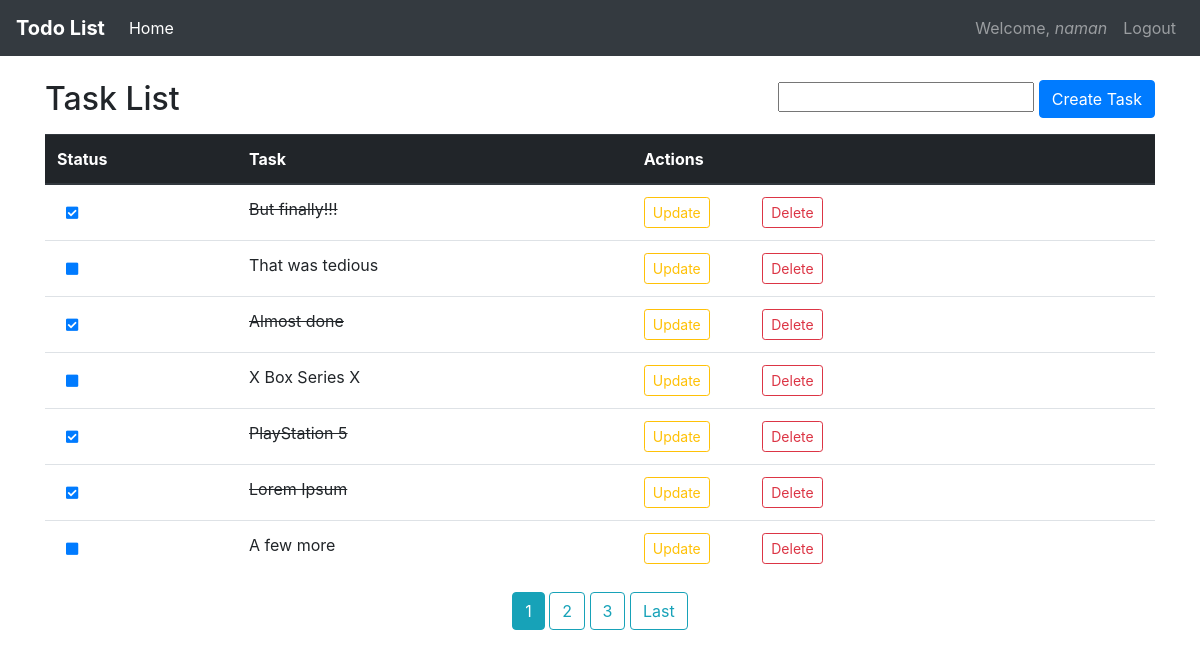
The app's page / (signed in), older data.
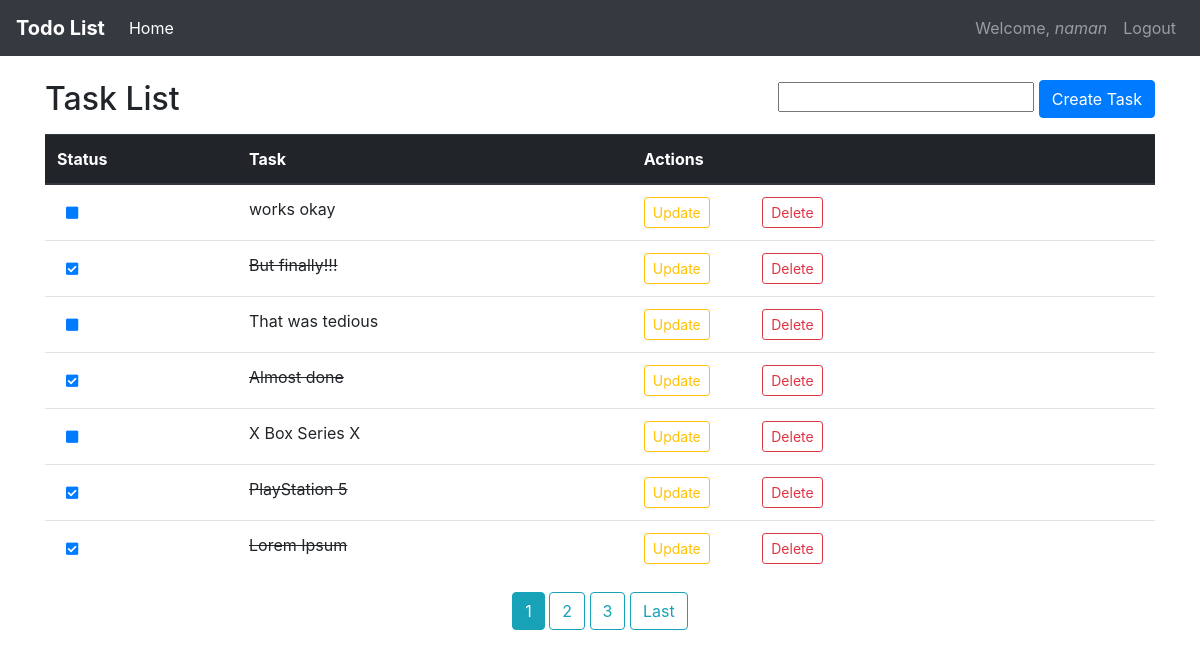
The same page, newer data.
### task/models.py (models this page shows, shortened)
class Task(models.Model):
	title = models.CharField(max_length=150)
	complete = models.BooleanField(default=False)
	time = models.DateTimeField(auto_now_add=True)
	author = models.ForeignKey(User, on_delete=models.CASCADE)

### task/views.py (the view, shortened to what this page needs)
# urls.py: path('', TaskCreateView.as_view(), name='task-home'),
class TaskCreateView(LoginRequiredMixin, CreateView, ListView):
	model = Task
	fields = ['title']
	template_name = 'task/home.html'
	context_object_name = 'tasks'
	paginate_by = 7
	def get_queryset(self):
		return self.model.objects.filter(author=self.request.user).order_by('-id')

### task/templates/task/home.html (shortened to what this page needs)
{% extends 'task/base.html' %}
{% block content %}
<h2 style="float: left;" class="pb-2">Task List</h2>
<form style="float: right;" method="POST" action="/">
	{{ form.title }}
	<input type="submit" class="btn btn-md btn-primary" value="Create Task">
</form>
<div class="table-container">
	<table class="table table-hover mt-4">
		<tbody>
			<thead class="thead-dark">
				<tr>
					<th scope="col">Status</th>
					<th scope="col">
						Task
					</th>
					<th scope="col">Actions</th>
				</tr>
			</thead>
			{% for task in tasks %}
				<tr>
					{% if task.complete == True %}
						<th scope="row">
							<a href="{% url 'task-status' task.id %}" class="btn btn-sm" role="button"><i class="fas fa-check-square"></i></a>
						</th>
						<td>
							<s>{{ task.title }}</s>
						</td>
					{% else %}
						<th scope="row">
							<a href="{% url 'task-status' task.id %}" class="btn btn-sm" role="button"><i class="fas fa-square"></i></a>
						</th>
						<td>
							{{ task.title }}
						</td>
					{% endif %}
					<td>
						<a type="button" class="btn btn-sm btn-outline-warning mr-5" href="{% url 'task-update' task.id %}">Update</a>
						<a type="button" class="btn btn-sm btn-outline-danger" href="{% url 'task-delete' task.id %}">Delete</a>
					</td>
				</tr>
			{% endfor %}
		</tbody>
	</table>
	<div style="align-items: center; text-align: center;">
	{% if is_paginated %}
		{% for num in page_obj.paginator.page_range %}
			{% if page_obj.number == num %}
				<a class="btn btn-info mb-4" href="?page={{ num }}">{{ num }}</a>
			{% elif num > page_obj.number|add:'-3' and num < page_obj.number|add:'3' %}
				<a class="btn btn-outline-info mb-4" href="?page={{ num }}">{{ num }}</a>
			{% endif %}
		{% endfor %}
		{% if page_obj.has_next %}
			<a class="btn btn-outline-info mb-4" href="?page={{ page_obj.paginator.num_pages }}">Last</a>
		{% endif %}
	{% endif %}
	</div>
</div>
{% endblock content %}

Row changes from the older to the newer data that the page shows:
no longer on this page (row unchanged): Task: title "A few more"
added Task: title "works okay"
